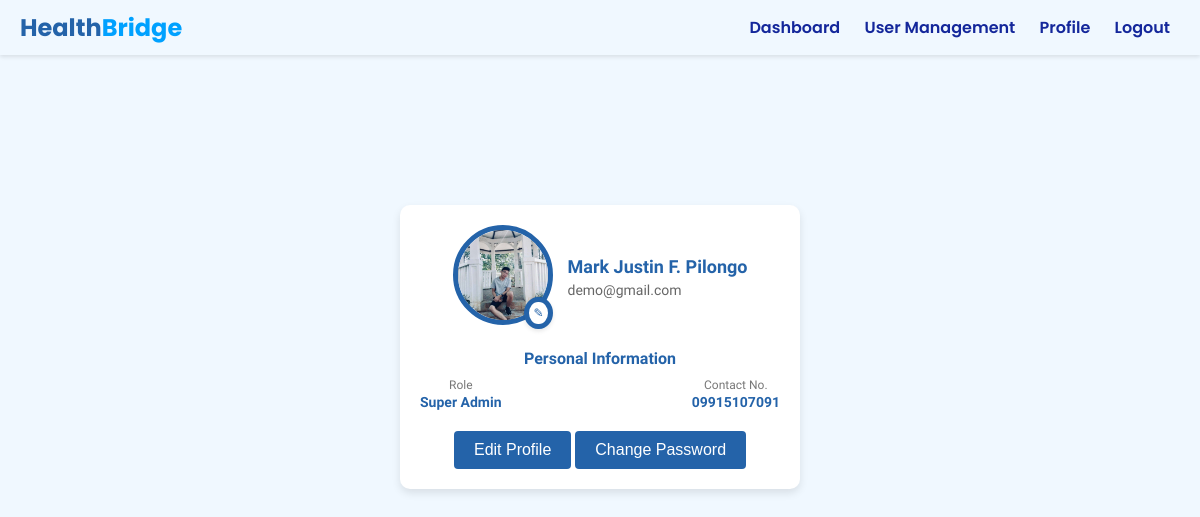
The app's page /admin_profile/ (signed in), older data.
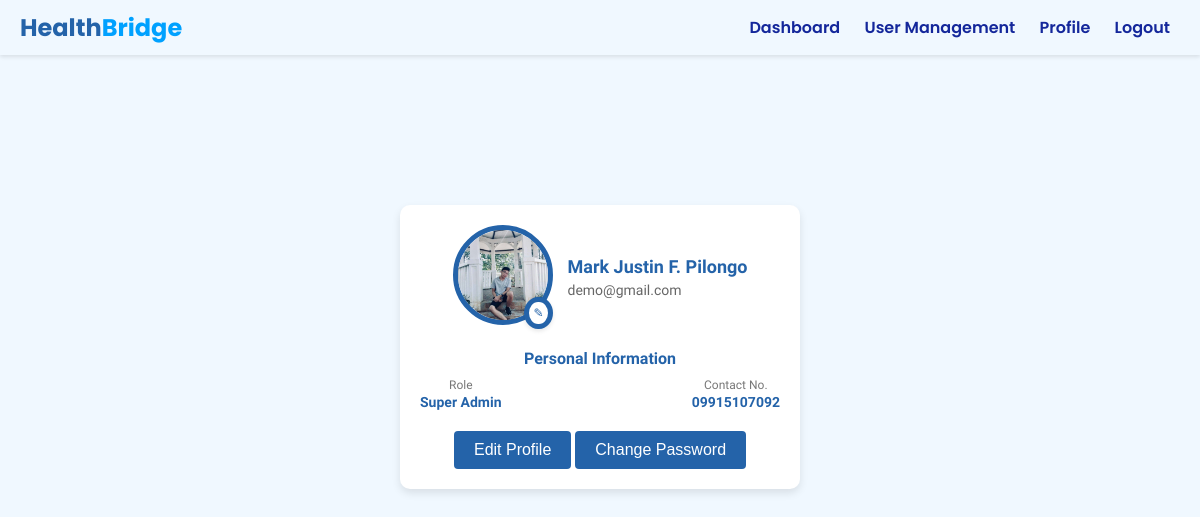
The same page, newer data.
### main/models.py (models this page shows, shortened)
class Admin(models.Model):
    admin_id = models.AutoField(primary_key=True)
    email = models.EmailField(unique=True)
    password = models.CharField(max_length=255)
    contact_number = models.CharField(max_length=15, blank=True, null=True)
    full_name = models.CharField(max_length=255, blank=True, null=True)
    profile_image = models.ImageField(upload_to='admin_profile_pics/', blank=True, null=True)
    role = models.CharField(max_length=50, default='Super Admin')

### main/views.py (the view, shortened to what this page needs)
# urls.py: path('admin_profile/', views.admin_profile, name='admin_profile'),
@admin_login_required
def admin_profile(request):
    if 'admin_id' not in request.session:
        return redirect('admin_login')
    admin_email = request.session['admin_email']
    admin = models.Admin.objects.get(email=admin_email)
    return render(request, 'superadminside/profile.html', {'admin': admin, 'role': admin.role})

### main/views.py (called while the page is built)
def admin_login_required(view_func):
    @wraps(view_func)
    def _wrapped_view(request, *args, **kwargs):
        if 'admin_id' not in request.session:
            return redirect('admin_login')  # Redirect to the admin login page
        return view_func(request, *args, **kwargs)
    return _wrapped_view

### main/templates/superadminside/profile.html (shortened to what this page needs)
{% load static %}
<!DOCTYPE html>
<html lang="en">
<head>
    <link rel="stylesheet" href="{% static 'css/superadmin/profile.css' %}">
    <link rel="stylesheet" href="{% static 'css/header.css' %}">
    <link href='https://unpkg.com/boxicons@2.1.1/css/boxicons.min.css' rel='stylesheet'>
    <link rel="stylesheet" href="https://cdnjs.cloudflare.com/ajax/libs/font-awesome/6.0.0-beta3/css/all.min.css">
</head>
<body>
    {% include 'includes/superadmin_header.html' %}
    <main>
        <div class="profile-card">
            <div class="profile-header">
                <div class="profile-image-wrapper">
                    <img src="{% if admin.profile_image %}{{ admin.profile_image.url }}{% else %}/static/img/default-profile.jpg{% endif %}" alt="Profile Image" class="profile-image" />
                    <span class="edit-icon">✎</span>
                </div>
                <div class="profile-info">
                    <h2>{{ admin.full_name }}</h2>
                    <p>{{ admin.email }}</p>
                </div>
            </div>
            <div class="personal-info">
                <h3>Personal Information</h3>
                <div class="info-row">
                    <div class="info-column">
                        <p>Role</p>
                        <strong>{{ role }}</strong>
                    </div>
                    <div class="info-column">
                        <p>Contact No.</p>
                        <strong>{{ admin.contact_number }}</strong>
                    </div>
                </div>
            </div>
            <div class="profile-actions">
                <button class="btn" id="edit-profile-btn">Edit Profile</button>
                <button class="btn" id="change-password-btn">Change Password</button>
            </div>
        </div>
    </main>
    {% load static %}
</body>
</html>

Row changes from the older to the newer data that the page shows:
changed Admin "Mark Justin F. Pilongo": contact_number "09915107091" → "09915107092"
